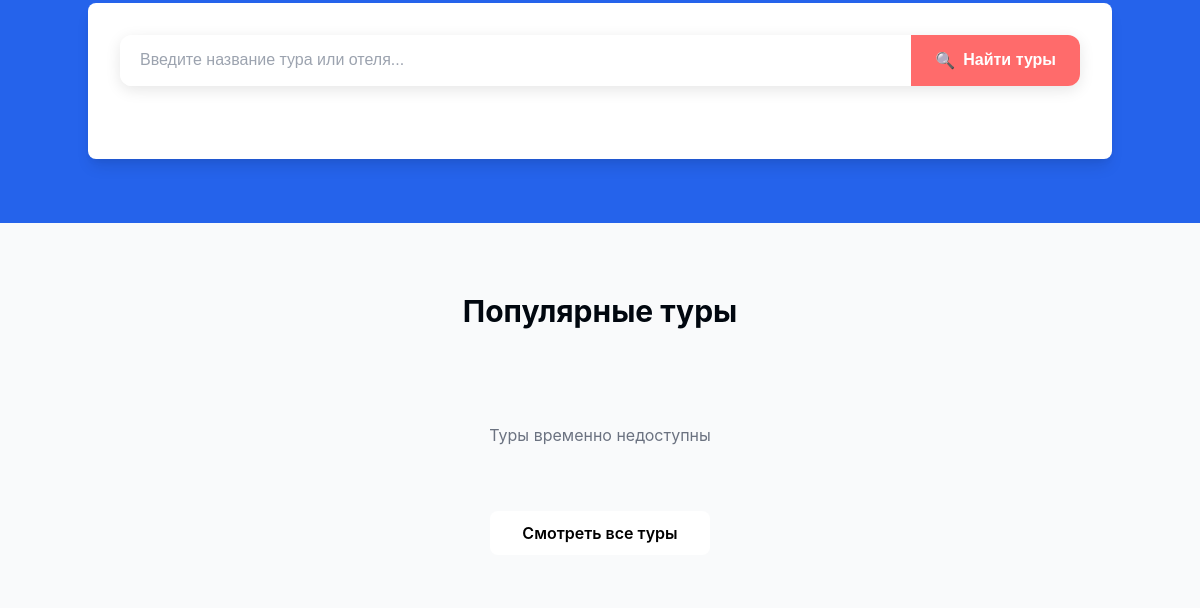
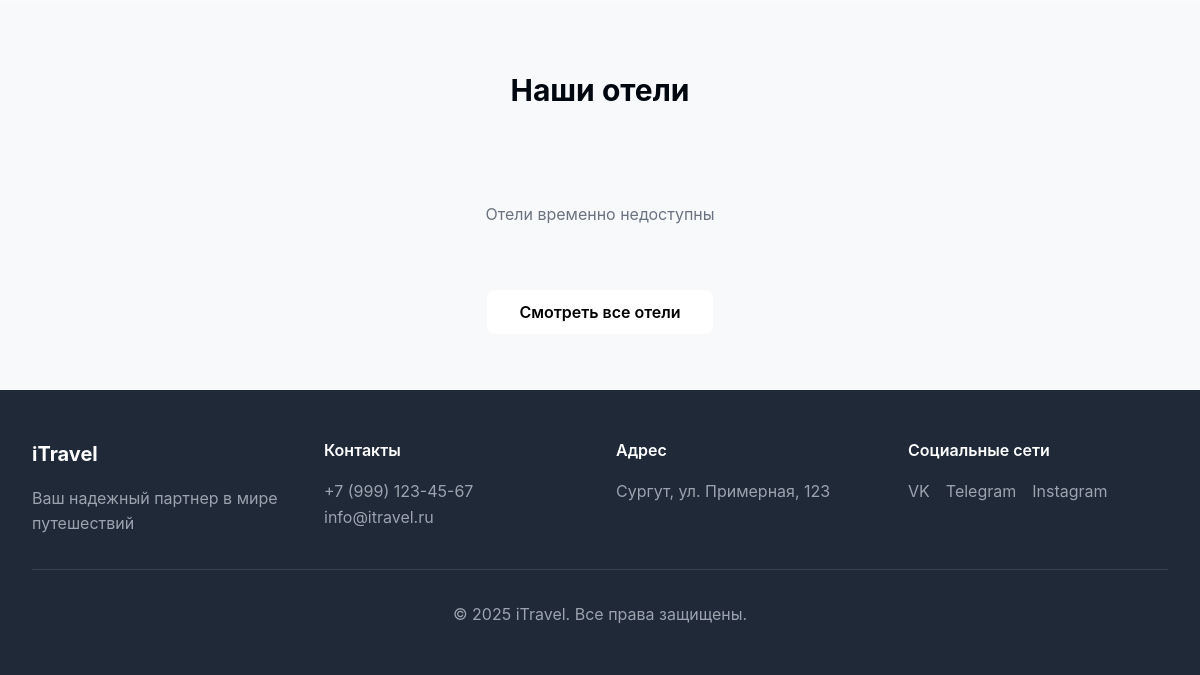
/ (lower part), run on an earlier commit of the app's database (2 pictures, top to bottom).
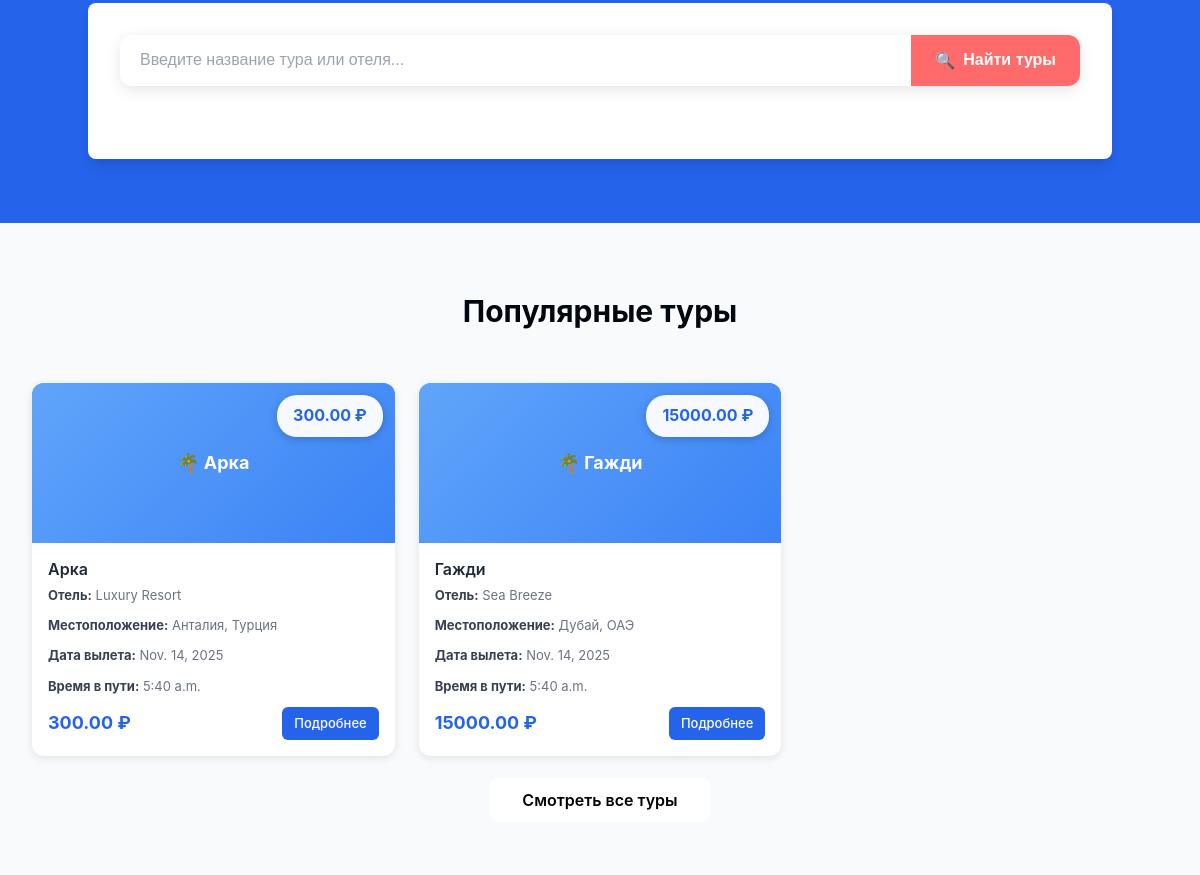
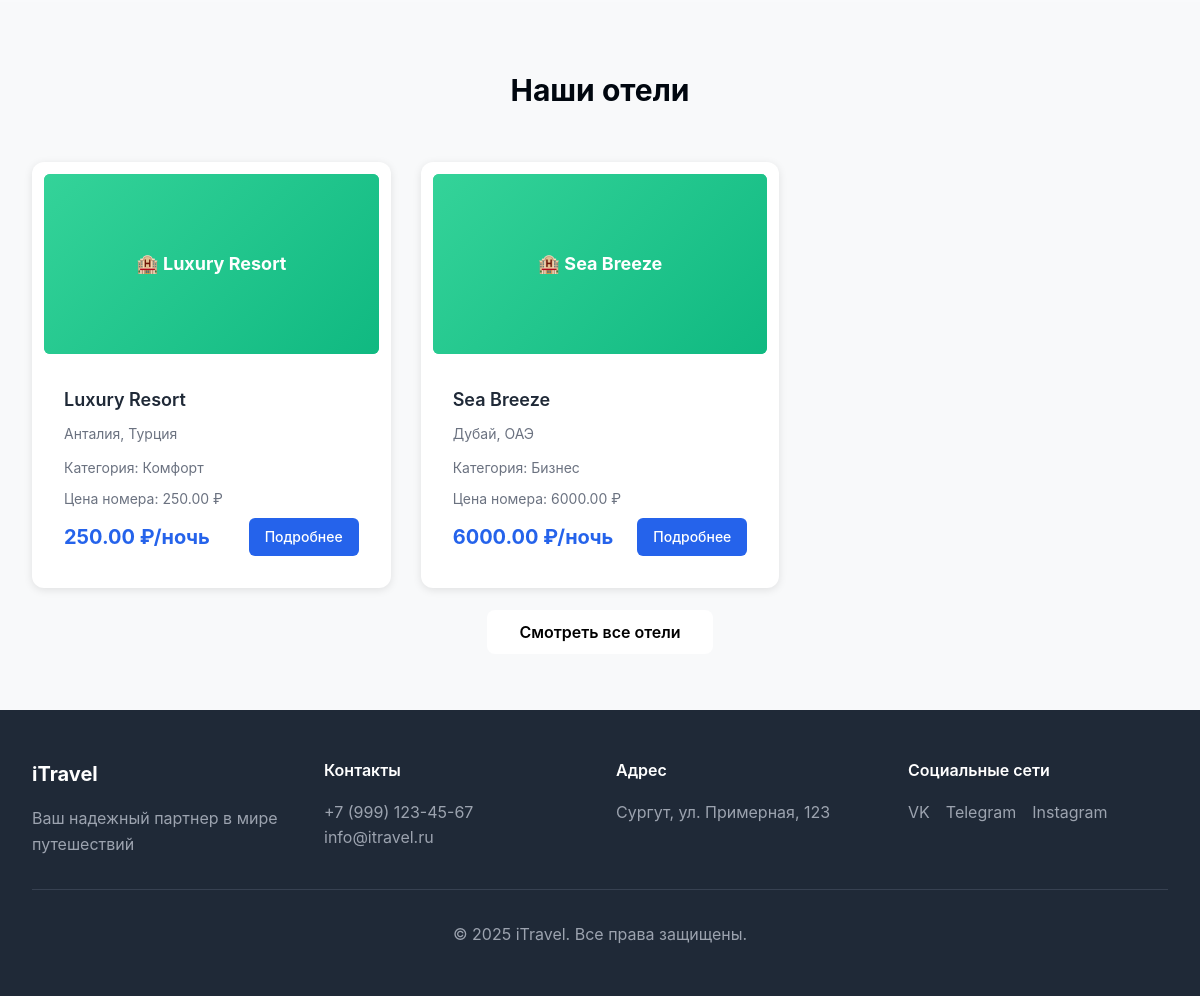
And on a later commit of the database (2 pictures, top to bottom).
### vadim/models.py (models this page shows, shortened)
class Tour(models.Model):
    name = models.CharField(verbose_name='Название тура', max_length=100)
    price = models.DecimalField(verbose_name='Цена', max_digits=10, decimal_places=2)
    hotel = models.ForeignKey(Hotel, on_delete=models.CASCADE, verbose_name='Отель')
    flight = models.ForeignKey(Flight, on_delete=models.CASCADE, verbose_name='Перелет')
    tour_url = models.URLField(verbose_name="Тур", blank=True, null=True)
    class Meta:
        verbose_name = "Тур"
        verbose_name_plural = "Туры"
        ordering = ["name", "price"]

class Hotel(models.Model):
    name = models.CharField(verbose_name='Название', max_length=100)
    place = models.TextField(verbose_name='Местоположение')
    room_class = models.ForeignKey( RoomClass, on_delete=models.CASCADE, verbose_name='Класс Номера',related_name='hotels' )
    hotel_url = models.URLField(verbose_name="Отель", blank=True, null=True)
    class Meta:
        verbose_name = "Отель"
        verbose_name_plural = "Отели"
        ordering = ["name"]
        indexes = [
            models.Index(fields=["place"]),
            models.Index(fields=["room_class"]),
        ]

class Flight(models.Model):
    date = models.DateField(verbose_name='Дата')
    flight_time = models.TimeField(verbose_name='Время в пути')
    class Meta:
        verbose_name = "Перелет"
        verbose_name_plural = "Перелеты"
        ordering = ["date"]
        indexes = [
            models.Index(fields=["date"]),
            models.Index(fields=["flight_time"])
        ]

class RoomClass(models.Model):
    ROOM_CATEGORIES = [
        ('standard', 'Стандарт'),
        ('comfort', 'Комфорт'),
        ('business', 'Бизнес'),
    ]
    category = models.CharField(
        verbose_name='Категория номера',
        max_length=20,
        choices=ROOM_CATEGORIES,
        default='standard'
    )
    price = models.DecimalField(verbose_name='Цена', max_digits=10, decimal_places=2)
    class Meta:
        verbose_name = "Класс номера"
        verbose_name_plural = "Классы номеров"

### vadim/views.py (the view)
# urls.py: 2. Add a URL to urlpatterns:  path('', views.home, name='home')
def home(request):
    tours = Tour.objects.select_related('hotel', 'flight', 'hotel__room_class')[:6]
    hotels = Hotel.objects.select_related('room_class')[:6]
    reviews = Reviews.objects.select_related('client', 'tour')[:8]
    context = {
        'tours': tours,
        'hotels': hotels,
        'reviews': reviews,
    }
    return render(request, 'home.html', context)

### vadim/templates/home.html (shortened to what the changed rows need)
{% extends "index.html" %}
{% block content %}
    <section id="tours" class="section">
        <div class="container">
            <h2 class="section-title">Популярные туры</h2>
            <div class="grid">
                {% for tour in tours %}
                <div class="tour-card">
                    <div class="card-image">
                        {% if tour.tour_url %}
                            <img src="{{ tour.tour_url }}" alt="{{ tour.name }}" class="tour-img">
                        {% else %}
                            <div class="image-placeholder bg-blue-400">
                                <span>🌴 {{ tour.name }}</span>
                            </div>
                        {% endif %}
                        <div class="price-badge">{{ tour.price }} ₽</div>
                    </div>
                    <div class="card-content">
                        <h3 class="card-title">{{ tour.name }}</h3>
                        <p class="card-description"><strong>Отель:</strong> {{ tour.hotel.name }}</p>
                        <p class="card-description"><strong>Местоположение:</strong> {{ tour.hotel.place }}</p>
                        <p class="card-description"><strong>Дата вылета:</strong> {{ tour.flight.date }}</p>
                        <p class="card-description"><strong>Время в пути:</strong> {{ tour.flight.flight_time }}</p>
                        <div class="card-footer">
                            <span class="price">{{ tour.price }} ₽</span>
                            <a href="{% url 'tour_detail' tour.id %}" class="detail-button">Подробнее</a>
                        </div>
                    </div>
                </div>
                {% empty %}
                <div class="text-center" style="grid-column: 1 / -1;">
                    <p>Туры временно недоступны</p>
                </div>
                {% endfor %}
            </div>
        </div>
    </section>
    <section id="hotels" class="section bg-light">
        <div class="container">
            <h2 class="section-title">Наши отели</h2>
            <div class="grid grid-cols-1 md:grid-cols-3">
                {% for hotel in hotels %}
                <div class="hotel-card">
                    <div class="hotel-image">
                        {% if hotel.hotel_url %}
                            <img src="{{ hotel.hotel_url }}" alt="{{ hotel.name }}" class="hotel-img">
                        {% else %}
                            <div class="image-placeholder bg-green-400">
                                <span>🏨 {{ hotel.name }}</span>
                            </div>
                        {% endif %}
                    </div>
                    <div class="hotel-content">
                        <h3 class="hotel-name">{{ hotel.name }}</h3>
                        <p class="hotel-location">{{ hotel.place }}</p>
                        <p class="hotel-category">Категория: {{ hotel.room_class.get_category_display }}</p>
                        <p class="hotel-category">Цена номера: {{ hotel.room_class.price }} ₽</p>
                        <div class="hotel-footer">
                            <span class="hotel-price">{{ hotel.room_class.price }} ₽/ночь</span>
                            <a href="{% url 'hotel_detail' hotel.id %}" class="book-button">Подробнее</a>
                        </div>
                    </div>
                </div>
                {% empty %}
                <div class="text-center" style="grid-column: 1 / -1;">
                    <p>Отели временно недоступны</p>
                </div>
                {% endfor %}
            </div>
        </div>
    </section>
{% endblock %}

What changed in the data, as far as the page shows it:
added Tour: name "Арка", price "300.00", hotel.name "Luxury Resort", hotel.place "Анталия, Турция", flight "Nov. 14, 2025", flight.flight_time "5:40 a.m."
added Tour: name "Гажди", price "15000.00", hotel.name "Sea Breeze", hotel.place "Дубай, ОАЭ", flight "Nov. 14, 2025", flight.flight_time "5:40 a.m."
added Hotel: name "Luxury Resort", place "Анталия, Турция", room_class.category "Комфорт", room_class.price "250.00"
added Hotel: name "Sea Breeze", place "Дубай, ОАЭ", room_class.category "Бизнес", room_class.price "6000.00"
Also different on the page:
text no longer shown: "Туры временно недоступны Отели временно недоступны"
